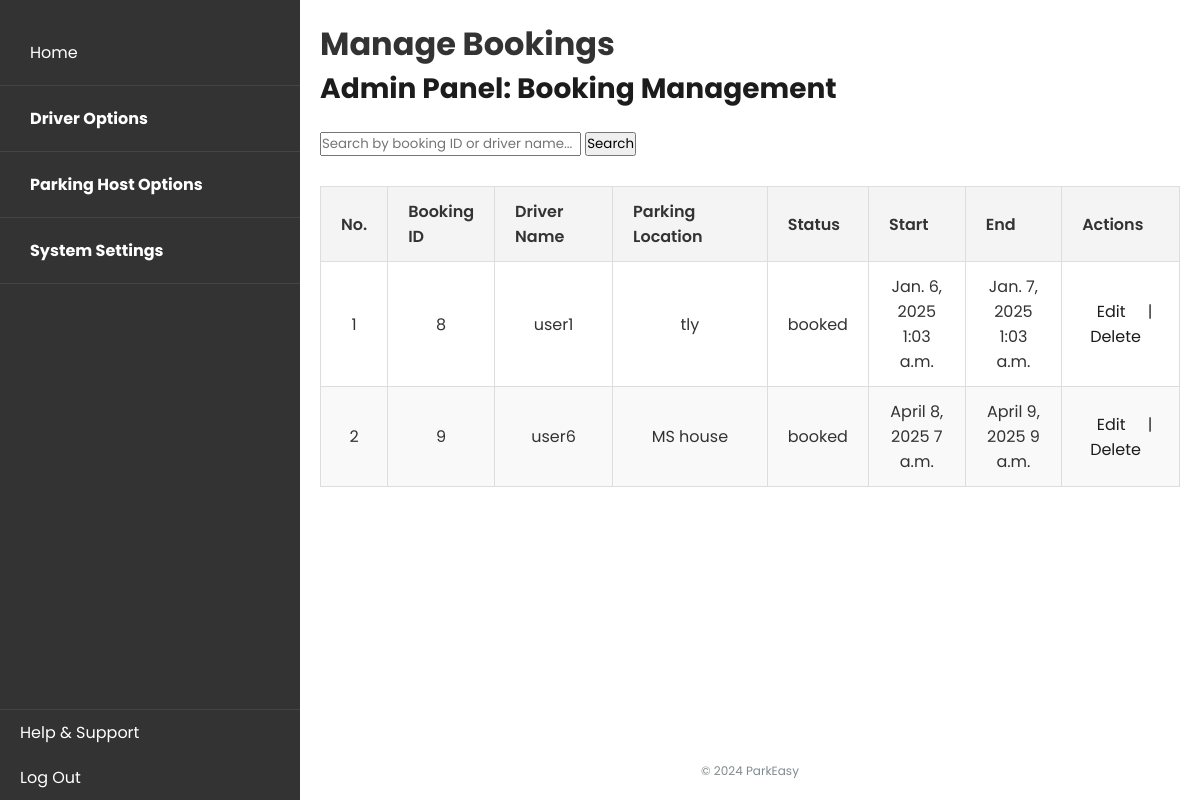
The page /parkeasy/manage-bookings/ (signed in) on the database as committed earlier.
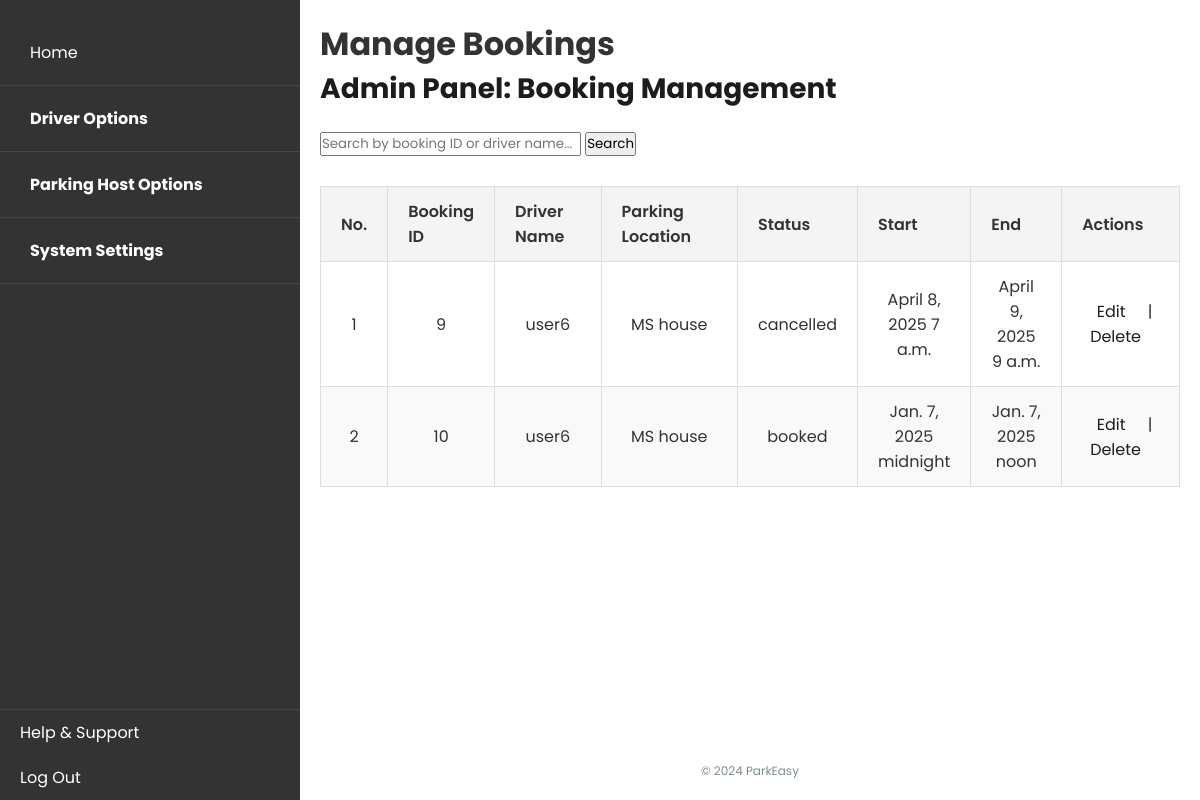
The same page on the database as committed later.
### ParkEasyApp/models.py (models this page shows, shortened)
class Booking(models.Model):
    user = models.ForeignKey(ParkEasyUser, on_delete=models.CASCADE, related_name="bookings")
    parking_space = models.ForeignKey(ParkingSpace, on_delete=models.CASCADE)
    booking_time = models.DateTimeField(auto_now_add=True)  # Auto-set to the time of booking
    start_date = models.DateField(default=timezone.now)  # Dynamically use current date
    start_time = models.TimeField()
    end_date = models.DateField(default=timezone.now)  # Dynamically use current date
    end_time = models.TimeField()
    duration = models.DurationField()
    price_paid = models.DecimalField(max_digits=10, decimal_places=2, null=True, blank=True)
    payment_method = models.CharField(max_length=255, null=True, blank=True)
    status = models.CharField(
        max_length=20,
        choices=[('booked', 'Booked'), ('completed', 'Completed'), ('cancelled', 'Cancelled')],
        default='booked'
    )
    time_extension = models.DurationField(null=True, blank=True)  # Optional additional booking time
    grace_period = models.DurationField(null=True, blank=True)  # Grace period for delays
    class Meta:
        indexes = [
            models.Index(fields=['user', 'parking_space', 'status']),
        ]
        unique_together = ('parking_space', 'start_time', 'end_time'),

class ParkEasyUser(models.Model):
    user = models.OneToOneField(User, on_delete=models.CASCADE)  # Linking to Django's built-in User model
    status = models.CharField(max_length=20, choices=[('active', 'Active'), ('suspended', 'Suspended'), ('pending', 'Pending')], default='active')

class ParkingSpace(models.Model):
    host = models.ForeignKey(ParkEasyUser, on_delete=models.CASCADE, related_name="parking_spaces")
    location = models.CharField(max_length=255)
    price_per_hour = models.DecimalField(max_digits=10, decimal_places=2)
    availability = models.BooleanField(default=True)  # Indicates if space is available for booking
    amenities = models.TextField(blank=True, null=True)  # Optional description of amenities
    rating = models.DecimalField(max_digits=3, decimal_places=2, default=0.0)  # Average rating by users
    created_at = models.DateTimeField(auto_now_add=True)
    latitude = models.FloatField(null=True, blank=True)  # Store latitude
    longitude = models.FloatField(null=True, blank=True)  # Store longitude
    class Meta:
        indexes = [
            models.Index(fields=['host', 'location']),
        ]

### ParkEasyApp/views.py (the view)
# urls.py: path('manage-bookings/', views.manage_bookings, name='manage_bookings'),
@user_passes_test(is_superuser)
def manage_bookings(request):
    bookings = Booking.objects.all()
    return render(request, 'admin/manage_bookings.html', {'bookings': bookings})

### ParkEasyApp/views.py (called while the page is built)
def is_superuser(user):
    return user.is_authenticated and user.is_superuser

### templates/admin/manage_bookings.html (shortened to what this page needs)
<!DOCTYPE html>
<html lang="en">
{% load static %}
<head>
    <link rel="stylesheet" href="{% static 'css/dashboard.css' %}">
    <link rel="stylesheet" href="{% static 'css/manage_bookings.css' %}">
</head>
<body>
    <div class="sidebar">
        <div class="sidebar-item">
            <a href="{% url 'admin_dashboard' %}" class="home-btn">Home</a>
        </div>
        <div class="sidebar-item">
            <button class="dropdown-btn">Driver Options</button>
        </div>
        <div class="sidebar-item">
            <button class="dropdown-btn">Parking Host Options</button>
        </div>
        <div class="sidebar-item">
            <button class="dropdown-btn">System Settings</button>
        </div>
        <div class="sidebar-footer">
            <a href="{% url 'help_support' %}">Help & Support</a>
            <a href="{% url 'logout' %}">Log Out</a>
        </div>
    </div>
    <div class="main-content">
        <h1>Manage Bookings</h1>
        <h2>Admin Panel: Booking Management</h2>
        <div class="search-filter">
            <input type="text" id="searchBooking" placeholder="Search by booking ID or driver name...">
            <button id="searchBtn">Search</button>
        </div>
        <div class="booking-table">
            <div class="table-container">
                <table>
                    <thead>
                        <tr>
                            <th>No.</th>
                            <th>Booking ID</th>
                            <th>Driver Name</th>
                            <th>Parking Location</th>
                            <th>Status</th>
                            <th>Start</th>
                            <th>End</th>
                            <th>Actions</th>
                        </tr>
                    </thead>
                    <tbody>
                        {% for booking in bookings %}
                        <tr>
                            <td>{{ forloop.counter }}</td>
                            <td>{{ booking.id }}</td>
                            <td>{{ booking.user.user.username }}</td>
                            <td>{{ booking.parking_space.location }}</td>
                            <td>{{ booking.status }}</td>
                            <td>{{ booking.start_date }} {{ booking.start_time }}</td>
                            <td>{{ booking.end_date }} {{ booking.end_time }}</td>
                            <td>
                                <a href="{% url 'edit_booking' booking.id %}">Edit</a> |
                                <a href="{% url 'delete_booking' booking.id %}">Delete</a>
                            </td>
                        </tr>
                        {% endfor %}
                    </tbody>
                </table>
            </div>
        </div>
        <div class="footer">© 2024 ParkEasy</div>
    </div>
</body>
</html>

Rows that differ between the two databases and show on the page:
removed Booking: id "8", user.user.username "user1", parking_space.location "tly", status "booked", start_date "Jan. 6, 2025", start_time "1:03 a.m.", end_date "Jan. 7, 2025", end_time "1:03 a.m."
changed Booking id 9: status "booked" → "cancelled"
added Booking: id "10", user.user.username "user6", parking_space.location "MS house", status "booked", start_date "Jan. 7, 2025", start_time "midnight", end_date "Jan. 7, 2025", end_time "noon"
